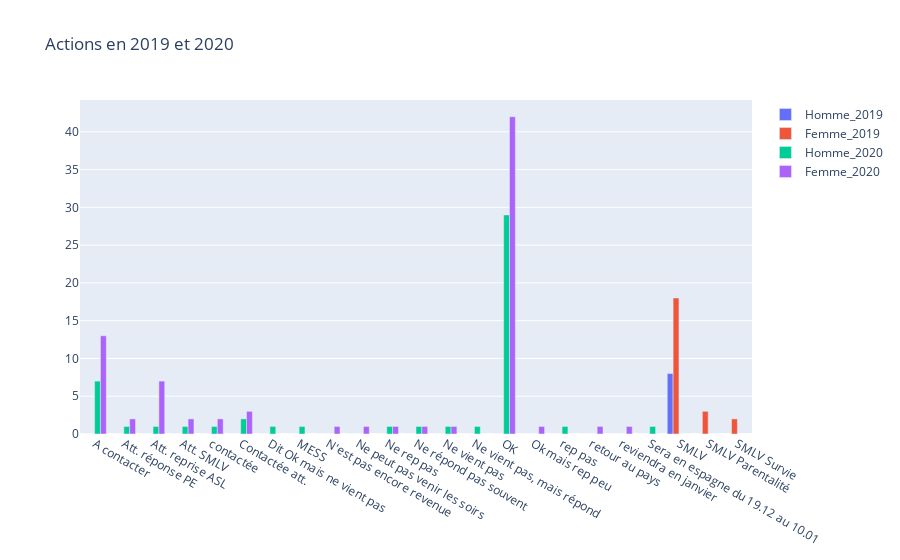

Notebook cell for this chart:
### Code cell
'Actions en 2019 et 2020'

### Figure 1 — Plotly figure (JSON) as saved in the notebook; plotly's stock layout.template omitted (floating-point values rounded to 4 significant figures)
{"data": [{"name": "Homme_2019", "type": "bar", "x": ["A contacter", "Att. réponse PE", "Att. reprise ASL", "Att. SMLV", "contactée", "Contactée att.", "Dit Ok mais ne vient pas", "MESS", "N'est pas encore revenue", "Ne peut pas venir les soirs", "Ne rep pas", "Ne répond pas souvent", "Ne vient pas", "Ne vient pas, mais répond", "OK", "Ok mais rep peu", "rep pas", "retour au pays", "reviendra en janvier", "Sera en espagne du 19.12 au 10.01", "SMLV", "SMLV Parentalité", "SMLV Survie", null, null, null, null, null, null, null, null, null, null, null, null, null, null, null, null, null, null, null, null, null], "y": [0, 0, 0, 0, 0, 0, 0, 0, 0, 0, 0, 0, 0, 0, 0, 0, 0, 0, 0, 0, 8, 0, null, null, null, null, null, null, null, null, null, null, null, null, null, null, null, null, null, null, null, null, null, null]}, {"name": "Femme_2019", "type": "bar", "x": ["A contacter", "Att. réponse PE", "Att. reprise ASL", "Att. SMLV", "contactée", "Contactée att.", "Dit Ok mais ne vient pas", "MESS", "N'est pas encore revenue", "Ne peut pas venir les soirs", "Ne rep pas", "Ne répond pas souvent", "Ne vient pas", "Ne vient pas, mais répond", "OK", "Ok mais rep peu", "rep pas", "retour au pays", "reviendra en janvier", "Sera en espagne du 19.12 au 10.01", "SMLV", "SMLV Parentalité", "SMLV Survie", null, null, null, null, null, null, null, null, null, null, null, null, null, null, null, null, null, null, null, null, null], "y": [0, 0, 0, 0, 0, 0, 0, 0, 0, 0, 0, 0, 0, 0, 0, 0, 0, 0, 0, 0, 18, 3, 2, null, null, null, null, null, null, null, null, null, null, null, null, null, null, null, null, null, null, null, null, null]}, {"name": "Homme_2020", "type": "bar", "x": ["A contacter", "Att. réponse PE", "Att. reprise ASL", "Att. SMLV", "contactée", "Contactée att.", "Dit Ok mais ne vient pas", "MESS", "N'est pas encore revenue", "Ne peut pas venir les soirs", "Ne rep pas", "Ne répond pas souvent", "Ne vient pas", "Ne vient pas, mais répond", "OK", "Ok mais rep peu", "rep pas", "retour au pays", "reviendra en janvier", "Sera en espagne du 19.12 au 10.01", "SMLV", "SMLV Parentalité", "SMLV Survie", null, null, null, null, null, null, null, null, null, null, null, null, null, null, null, null, null, null, null, null, null], "y": [7, 1, 1, 1, 1, 2, 1, 1, 0, 0, 1, 1, 1, 1, 29, 0, 1, 0, 0, 1, 0, 0, null, null, null, null, null, null, null, null, null, null, null, null, null, null, null, null, null, null, null, null, null, null]}, {"name": "Femme_2020", "type": "bar", "x": ["A contacter", "Att. réponse PE", "Att. reprise ASL", "Att. SMLV", "contactée", "Contactée att.", "Dit Ok mais ne vient pas", "MESS", "N'est pas encore revenue", "Ne peut pas venir les soirs", "Ne rep pas", "Ne répond pas souvent", "Ne vient pas", "Ne vient pas, mais répond", "OK", "Ok mais rep peu", "rep pas", "retour au pays", "reviendra en janvier", "Sera en espagne du 19.12 au 10.01", "SMLV", "SMLV Parentalité", "SMLV Survie", null, null, null, null, null, null, null, null, null, null, null, null, null, null, null, null, null, null, null, null, null], "y": [13, 2, 7, 2, 2, 3, 0, 0, 1, 1, 1, 1, 1, 0, 42, 1, 0, 1, 1, 0, 0, 0, null, null, null, null, null, null, null, null, null, null, null, null, null, null, null, null, null, null, null, null, null, null]}], "layout": {"barmode": "group", "title": {"text": "Actions en 2019 et 2020"}}}
